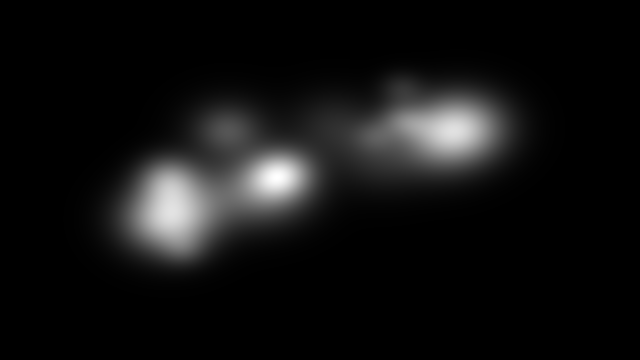
%> input picture MeanShift/heatmap.png, 640 x 360 px
$ octave testData.m   (GNU Octave 9; MATLAB toolbox functions it lacks are replaced by stand-ins)
%> lines starting %> are read from the running program, lines starting %| are printed output that depends on the picture
### MeanShift/samplingpoints.m
function pts = samplingpoints(Probamap,nbPts)

    distrib = Probamap(:);
    distrib= double(distrib)/sum(sum(Probamap));

    testE = randsample(1:size(Probamap,1)*size(Probamap,2),nbPts,true,distrib);

    [Y,X] = ind2sub(size(Probamap),testE);
    pts = [X ; Y]';


end

### MeanShift/ac_meanshiftclustering.m
% Implementation of the Mean Shift Clustering using an Epanechnikov Kernel
% Axel Carlier, 04-2013
% based on Comaniciu 98
%
% Inputs
%        dataPts : nbPts x dim points to cluster
%        bw : the bandwidth
%        plotFlag : 1 if you want to print visualization
% Outputs
%        clustCent : modes of the points distribution
%        data2cluster : for each point, which cluster it belongs to
function [clustCent,data2cluster] = ac_meanshiftclustering(dataPts,bw,plotFlag)

[nbPts,dim] = size(dataPts);

% To keep track of already visited points, in order to initialize each
% new iteration of mean shift by a non-visited point
visitedPoints = zeros(size(dataPts,1),1);
% current cluster number, incremented at every new cluster
cptCluster = 1;
% modes of the distribution
clustCent = [];
% used to resolve conflicts on cluster membership
clustVotes = zeros(1,nbPts);

if (plotFlag)
    figure;
    plot(dataPts(:,1),dataPts(:,2),'r.');
    hold on;
end

nbVisited = length(find(visitedPoints>0));
% continue as long as all points were not visited
while nbVisited < size(dataPts,1)

    % Current votes
    myClustVotes = zeros(1,nbPts);

    % Start on a random non-visited point
    f = find(visitedPoints==0);
    ind_start = floor(length(f)*rand())+1;
    x_start = dataPts(f(ind_start),:);

    % Mark the starting point as visited
    visitedPoints(f(ind_start)) = cptCluster;
    myClustVotes(f(ind_start)) = 1;

    if (plotFlag)
        % Plot starting point in green
        plot(x_start(1),x_start(2),'g.');
    end

    % Compute the kernel density estimate on the starting point
    kde_start = EpanechnikovKernel((repmat(x_start,nbPts,1)-dataPts)/bw);
    for k = 1:dim
        aux_meanshift(:,k) = kde_start.*dataPts(:,k);
    end
    % Compute the mean shift
    meanshift = sum(aux_meanshift)/sum(kde_start);

    % Find points whose distance to starting point was inferior to bw
    f = find(kde_start);
    % Mark them as visited
    visitedPoints(f) = cptCluster;
    myClustVotes(f) = 1;

    while (norm(meanshift-x_start)>0.00000001)
        if (plotFlag)
            % Draw the mean shift
            line([x_start(1) meanshift(1)],[x_start(2) meanshift(2)],'Color','g');
        end

        % Compute the kernel density estimate on the starting point
        x_start = meanshift;
        kde_start = EpanechnikovKernel((repmat(x_start,nbPts,1)-dataPts)/bw);
        for k = 1:dim
            aux_meanshift(:,k) = kde_start.*dataPts(:,k);
        end
        % Compute the mean shift
        meanshift = sum(aux_meanshift)/sum(kde_start);

        % Find points whose distance to starting point was inferior to bw
        f = find(kde_start);
        % Mark them as visited
        visitedPoints(f) = cptCluster;
        myClustVotes(f) = 1;
    end

    if (plotFlag)
        % Draw the mode as a blue cross
        plot(meanshift(1),meanshift(2),'b+')
    end

    if cptCluster == 1
        clustCent = meanshift;
        cptCluster = cptCluster+1;
        clustVotes = myClustVotes;
        nbVisited = length(find(visitedPoints>0));
    else
        % Consider merging clusters
        distances = clustCent - repmat(meanshift,cptCluster-1,1);
        distances = sqrt(distances(:,1).^2+distances(:,2).^2);
        f = find(distances<bw);
        % Merge clusters if the new mode is at a near distance of an old
        % one
        if length(f)==1
            indices_current = find(visitedPoints==cptCluster);
            visitedPoints(indices_current) = f;
            % Compute density of clustCent(f,:)
            kde_mode = EpanechnikovKernel((repmat(clustCent(f,:),nbPts,1)-dataPts)/bw);
            % Compute density of meanshift
            kde_meanshift = EpanechnikovKernel((repmat(meanshift,nbPts,1)-dataPts)/bw);
            % if the density of the new mode is superior to the one of the
            % existing mode
            if kde_meanshift > kde_mode
                % then update the mode
                clustCent(f,:) = meanshift;
            end
            clustVotes(f,:) = clustVotes(f,:) + myClustVotes;
        else
            cptCluster = cptCluster+1;
            clustCent = [clustCent ; meanshift];
            clustVotes = [clustVotes ;  myClustVotes];
        end

        nbVisited = length(find(visitedPoints>0));
    end

end
if (plotFlag)
    color = 'brgkymbrgkymbrgkymbrgkymbrgkymbrgkymbrgkymbrgkymbrgkym';
    figure;
    hold on;
    for k=1:max(visitedPoints)
        f = find(visitedPoints==k);
        plot(dataPts(f,1),dataPts(f,2),[color(k) '.'])
    end
end

[val,data2cluster] = max(clustVotes,[],1);

end

### MeanShift/EpanechnikovKernel.m
function ke_x = EpanechnikovKernel(x)

    ke_x = zeros(size(x,1),1);

    % Dimension de l'espace
    d = size(x,2);

    % Volume de la d-sphère unité
    if (mod(d,2)==0)
        % d est pair
        Cd = (pi^(d/2))/factorial(d/2);
    else
        % d est impair
        Cd = 2^((d-1)/2)*2^((d+1)/2)*pi^((d-1)/2)*factorial((d-1)/2)/factorial(d);
        % cf. http://fr.wikipedia.org/wiki/N-sph%C3%A8re
    end

    % Norme de x au carré
    norme_x_carre = zeros(size(x,1),1);

    for k = 1:d
        norme_x_carre = norme_x_carre + x(:,k).^2;
    end

    f = find(norme_x_carre<=1);

    ke_x(f) = (d+2)*(ones(length(f),1)-norme_x_carre(f))/(2*Cd);

end

### MeanShift/plot_gaussian_mixture.m
function z = plot_gaussian_mixture(mu,sigma,weights,Isize)
    test = 100;
    [x,y] = meshgrid(1:Isize(2),1:Isize(1));

    z = zeros(size(x));
    for k=1:(size(mu,1))
       % sigma(:,:,k)
        if (det(sigma(:,:,k))>0.0001)
            sigma_inv = inv(sigma(:,:,k));
            r_k = sigma_inv(1,1)*(x-mu(k,1)).^2 + sigma_inv(1,2)*(x-mu(k,1)).*(y-mu(k,2)) + sigma_inv(2,2)*(y-mu(k,2)).^2;
            z = z + weights(k)*test*exp(-0.5*r_k);
        end
    end

    % Normalize
    z = (z-min(min(z)))/max(max(z));

end

### MeanShift/testData.m
clear all; close all;

% Nombre de points
nbPts = 1000;

plotFlag = 1;

I = imread('heatmap.png');
%> I is the input picture: size 360x640x3 uint8; min 0, max 255, mean 17.8
I = rgb2gray(I);
%> I: size 360x640 uint8
pts_to_cluster = double(samplingpoints(I,nbPts));
%> in samplingpoints, `testE = randsample(1:size(Probamap,1)*size(Probamap,2),nbPts,true,dist..`: testE = 1000 values, max 197390 at index 667, min 28299 at index 403, mean 106746.8
%> in samplingpoints, `[Y,X] = ind2sub(size(Probamap),testE);`: Y = 1000 values, max 284 at index 919, min 69 at index 423, mean 171; X = 1000 values, max 549 at index 667, min 79 at index 403, mean 297
%> in samplingpoints, `pts = [X ; Y]';`: pts = 1000 rows, first 12: [447 145; 418 81; 250 203; 195 263; 278 190; 245 164; 427 149; 209 124; 268 182; 303 195; 467 120; 276 195]
%> pts_to_cluster has the same summary as pts in samplingpoints

figure;
imshow(I); hold on;
plot(pts_to_cluster(:,1),pts_to_cluster(:,2),'r.');
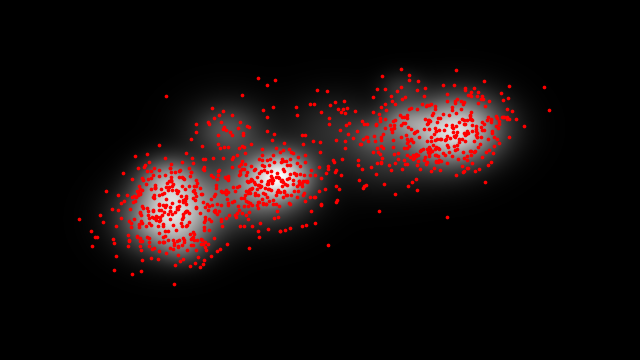
%> figure redrawn from the program's plot data

%%%%%%%%%%%%%%%%%%%%%%%%%%%%%%%%%%%%%%%%%%%%%%%%%%%%%

% Rayon de recherche
bw = 50;

[clustCent,data2cluster] = ac_meanshiftclustering(pts_to_cluster,bw,plotFlag);
%> the loop in ac_meanshiftclustering, `while nbVisited < size(dataPts,1)` made 19 passes
%> (distances, nbVisited) on passes 4, 5, 6, 7, 8, 9, 10, 11, 12, 14, 15: ([9.89e-08; 284.3; 186.2], 837), ([186.2; 98.12; 5.68e-08], 870), ([186.2; 98.12; 5.67e-08], 894), ([284.3; 5.22e-09; 98.12], 918), ([9.85e-08; 284.3; 186.2], 934), ([284.3; 4.92e-09; 98.12], 938), ([186.2; 98.12; 2.02e-09], 952), ([2.54e-09; 284.3; 186.2], 975), ([9.93e-08; 284.3; 186.2], 980), ([284.3; 6.32e-08; 98.12], 985), ([1.7e-09; 284.3; 186.2], 992)
%> (distances, nbVisited) on passes 16 to 19: ([284.3; 3.65e-09; 98.12], 997), ([9.93e-08; 284.3; 186.2], 998), ([186.2; 98.12; 4.2e-09], 999), ([186.2; 98.12; 1.64e-09], 1000)
%> after the loop in ac_meanshiftclustering, `while nbVisited < size(dataPts,1)`: aux_meanshift = 1000 rows, first 12: [0 0; 0 0; 122.7 99.67; 0 0; 161.1 110.1; 108 72.27; 0 0; 0 0; 169.5 115.1; 68.11 43.83; 0 0; 157.5 111.3]; clustVotes = 1000 columns, first 8: [8 2 0 0 0 0 8 0; 0 0 0 1 0 0 0 0; 0 0 6 0 6 6 0 3]; indices_current = 313 values from 3 to 1000; kde_meanshift = 1000 values, max 0.635 at index 525, min 0 at index 1, mean 0.0901; kde_mode has the same summary as kde_meanshift; myClustVotes = 1000 values, max 1 at index 3, min 0 at index 1, mean 0.313; visitedPoints = 1000 values, max 3 at index 3, min 1 at index 1, mean 1.93
%> after the loop in ac_meanshiftclustering, `while nbVisited < size(dataPts,1)`:
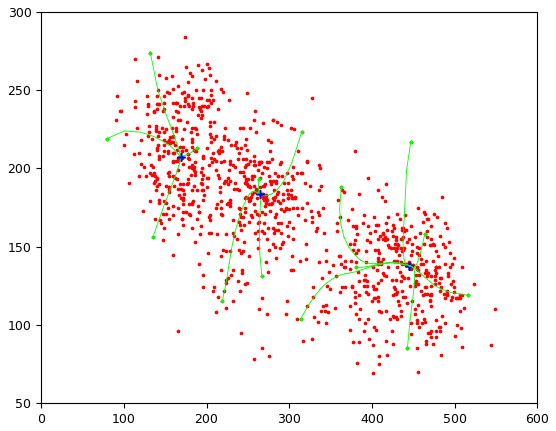
%> figure redrawn from the program's plot data
%> the loop in ac_meanshiftclustering, `for k=1:max(visitedPoints)` made 3 passes
%> in ac_meanshiftclustering, `[val,data2cluster] = max(clustVotes,[],1);`: val = 1000 values, max 8 at index 1, min 1 at index 4, mean 5.2; data2cluster = 1000 values, max 3 at index 3, min 1 at index 1, mean 1.89
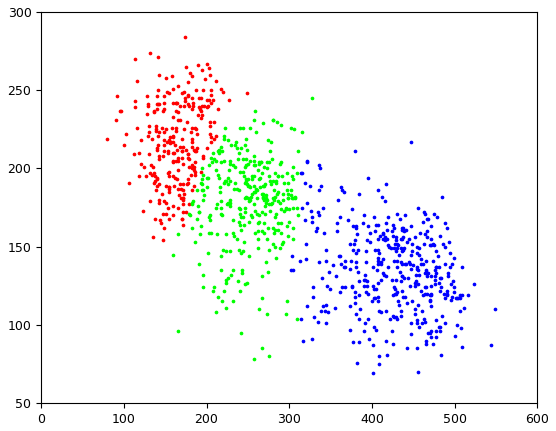
%> figure redrawn from the program's plot data
%> clustCent = [444.8 137.9; 169 207; 264.4 183.9]

% Estimation du mélange de gaussiennes et génération d'une image
means = clustCent;
%> means = [444.8 137.9; 169 207; 264.4 183.9]
covs = zeros(2,2,size(clustCent,1));
weight = [];
for k=1:size(clustCent,1)
   f = find(data2cluster==k);
   covs(:,:,k) = cov(pts_to_cluster(f,:));
   weight = [weight length(f)];
end
%> this loop made 3 passes
%> weight on passes 1 to 3: 404, [404 307], [404 307 289]

z = plot_gaussian_mixture(means,covs,weight,[360 640]);
%> the loop in plot_gaussian_mixture, `for k=1:(size(mu,1))` made 3 passes
%> sigma_inv on passes 1 to 3: [0.000389 0.000172; 0.000172 0.00144], [0.00123 -6.62e-05; -6.62e-05 0.00135], [0.00123 -0.000295; -0.000295 0.00124]
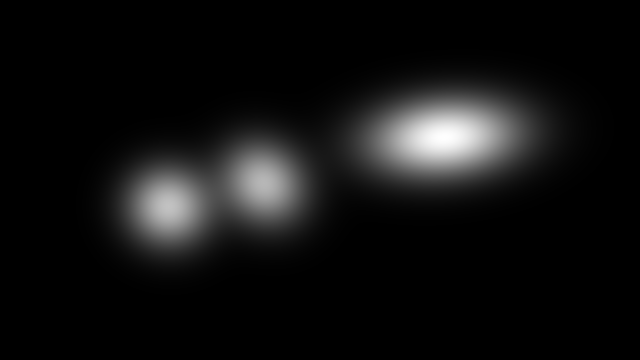
%> z: size 360x640 double; min 0, max 1, mean 0.0687
figure;
subplot(1,2,1); imshow(I);
subplot(1,2,2); imshow(z);
